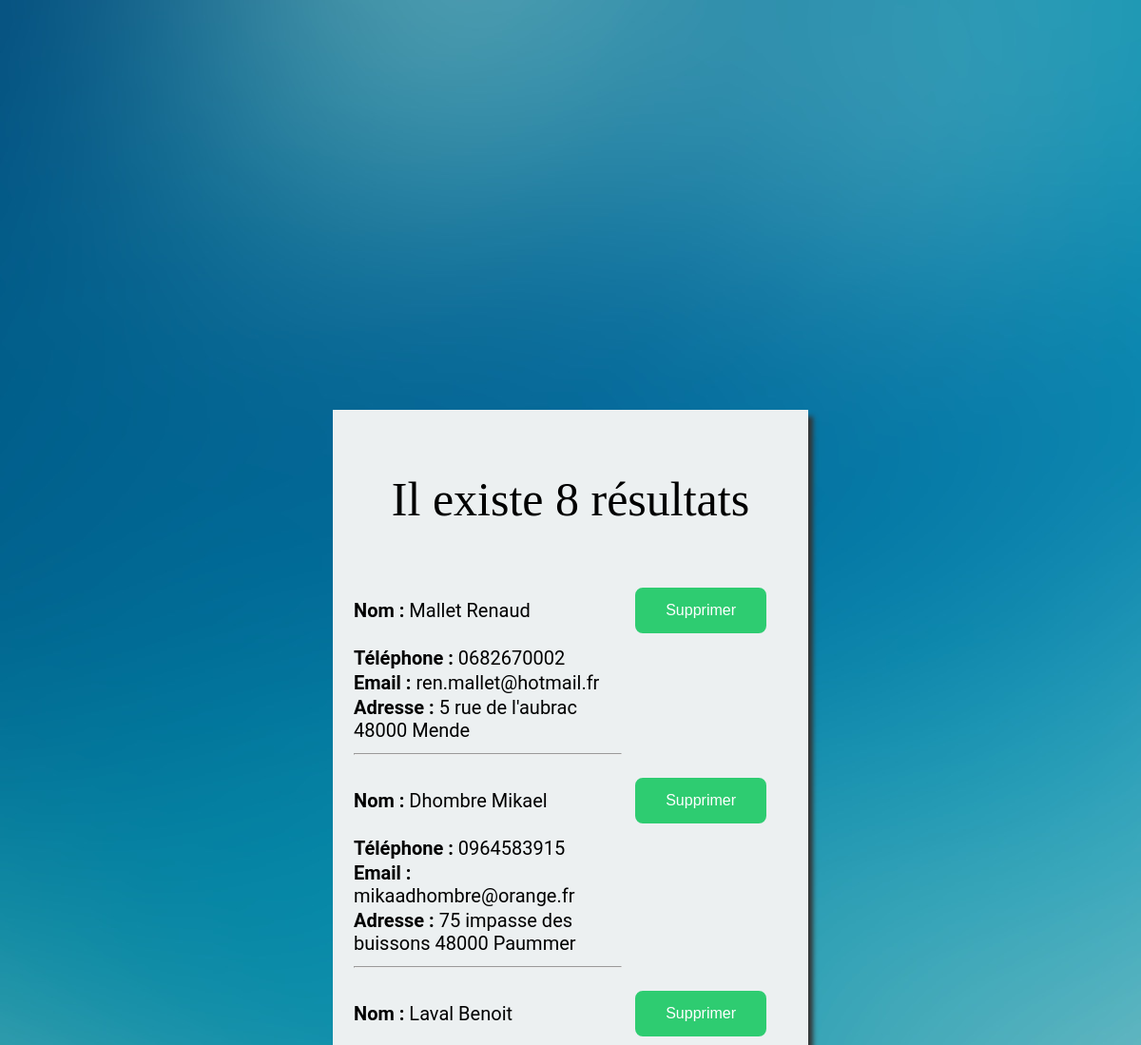
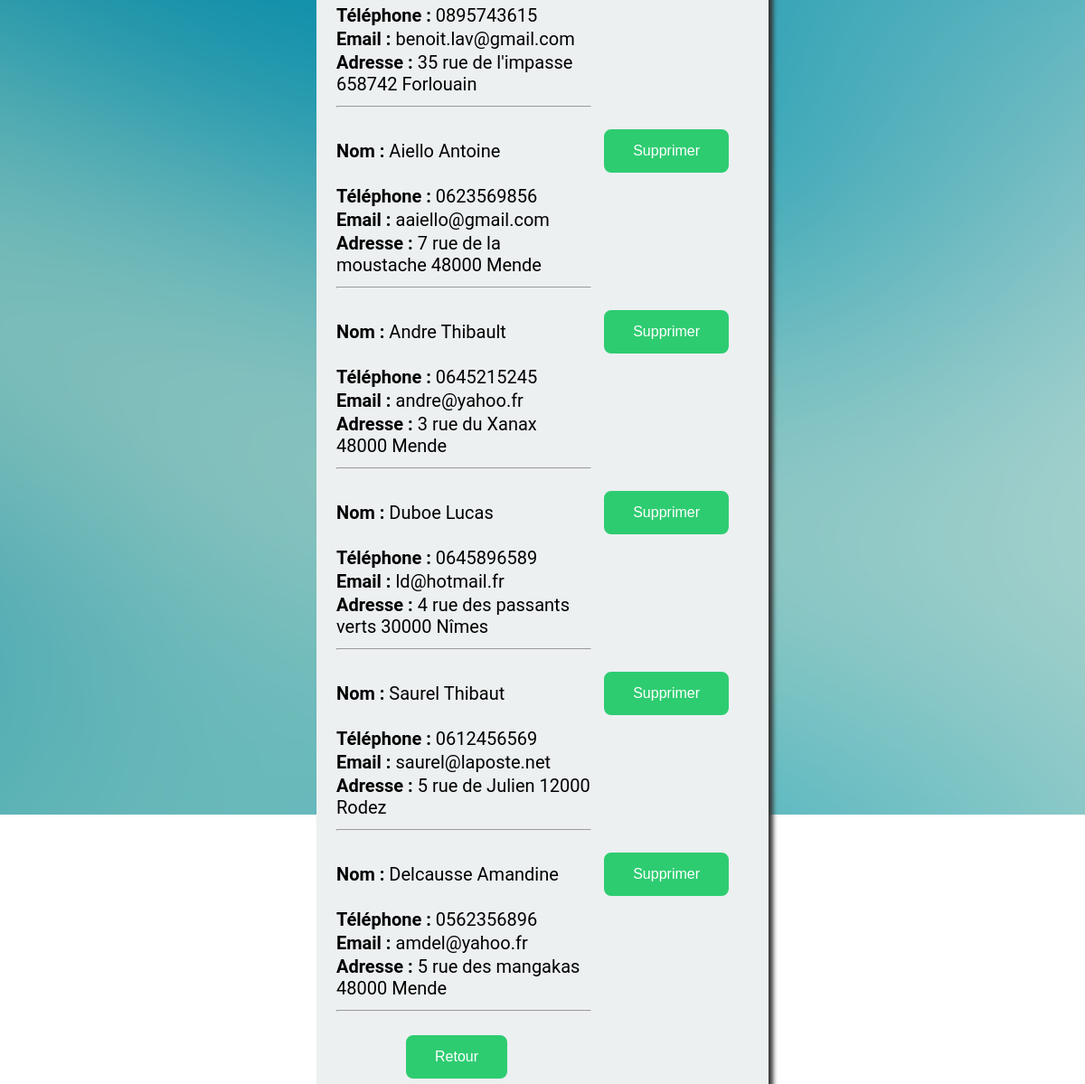
The app's page /resultat.php with its own data (2 pictures, top to bottom).
### tables this page shows
CREATE TABLE IF NOT EXISTS `personne` (
  `idP` int(11) NOT NULL AUTO_INCREMENT,
  `nomP` varchar(20) NOT NULL,
  `prenomP` varchar(20) NOT NULL,
  `rueP` varchar(50) NOT NULL,
  `cpP` varchar(20) NOT NULL,
  `villeP` varchar(20) NOT NULL,
  `mailP` varchar(50) NOT NULL,
  `telP` varchar(20) NOT NULL,
  PRIMARY KEY (`idP`)
);

### resultat.php (the view, shortened to what this page needs)
<!doctype html>
<html>
<head>
  <link rel="stylesheet" href="style.css">
</head>
<body>
	<div id="pagerecherche">
	<?php
		$dsn = "mysql:host=localhost;dbname=carnet;charset=UTF8";
		$user = 'root';
		$mdp = '';
		try {
			$bdd = new PDO($dsn, $user, $mdp);
			$bdd->setAttribute(PDO::ATTR_ERRMODE, PDO::ERRMODE_EXCEPTION);
		} catch (Exception $e) {
			die('Erreur : '.$e->getMessage());
		}
		$resultat = $_POST['rechercher'];
		try {
			$requete = $bdd->prepare("SELECT * FROM personne WHERE nomP LIKE :nom");
			$requete->execute(array(':nom' => $resultat.'%'));
		} catch (Exception $e) {
			die('Erreur : '.$e->getMessage());
		}
		$nbresultat = $requete->rowCount();
		if ($nbresultat <= 1) {
			echo "<p>Il existe $nbresultat résultat</p>";
		} else {
			echo "<p>Il existe $nbresultat résultats</p>";
		}
		if ($nbresultat != 0) {
			echo "<table id='tbr' width='90%'>";
			while ($data = $requete->fetch()) {
				echo "
					<tr>
						<td><strong>Nom : </strong>".$data['nomP']." ".$data['prenomP']."</td>
						<td><a href='supprimer.php?idP=".$data['idP']."'><button class='bt' type='button'>Supprimer</button></a></td>
					</tr>
					<tr><td><strong>Téléphone : </strong>".$data['telP']."</td></tr>
					<tr><td><strong>Email : </strong>".$data['mailP']."</td></tr>
					<tr><td><strong>Adresse : </strong>".$data['rueP']." ".$data['cpP']." ".$data['villeP']."</td></tr>
					<tr><td><hr></td></tr>
				";
			}
			echo "</table>";
		} else {
			echo "<p>Aucun résultat trouvé !</p>";
		}
		echo "
		<table id='tbs'>
			<tr>
				<td><a href='index.php'><button class='bt' type='button'>Retour</button></a></td>
			</tr>
		</table>
		";
	?>
	</div>
</body>
</html>

### style.css (style rules this page uses)
html { background-image: url(blfond.jpg); background-repeat: no-repeat; background-attachment: fixed; }
.bt { background-color: #2ecc71; border: none; color: white; padding: 15px 32px; text-align: center; text-decoration: none; display: inline-block; font-size: 16px; border-radius: 10px; margin: 10px; border: #ecf0f1 2px solid; }
#pagerecherche { position: absolute; left: 50%; top: 30%; width: 500px; padding-top: 15px; min-height: 520px; margin-left: -250px; margin-top: -258px; background-color: #ecf0f1; box-shadow: 5px 7px 5px 0px #343434; text-align: center; font-size: 17px; }
#pageaffiche p ,#pagerecherche p, #pagemodifvalide p { font-family: "carnet"; font-size: 50px; }
table td { padding: 0px; }
#tbr { text-align: left; font-family: Roboto; font-size: 20px; margin-left: 20px; }
#tbs { margin-left: 85px; }

### records on screen
personne: nomP "Mallet", prenomP "Renaud", telP "0682670002", mailP "ren.mallet@hotmail.fr", rueP "5 rue de l'aubrac", cpP "48000", villeP "Mende"
personne: nomP "Dhombre", prenomP "Mikael", telP "0964583915", mailP "mikaadhombre@orange.fr", rueP "75 impasse des buissons", cpP "48000", villeP "Paummer"
personne: nomP "Laval", prenomP "Benoit", telP "0895743615", mailP "benoit.lav@gmail.com", rueP "35 rue de l'impasse", cpP "658742", villeP "Forlouain"
personne: nomP "Aiello", prenomP "Antoine", telP "0623569856", mailP "aaiello@gmail.com", rueP "7 rue de la moustache", cpP "48000", villeP "Mende"
personne: nomP "Andre", prenomP "Thibault", telP "0645215245", mailP "andre@yahoo.fr", rueP "3 rue du Xanax", cpP "48000", villeP "Mende"
personne: nomP "Duboe", prenomP "Lucas", telP "0645896589", mailP "ld@hotmail.fr", rueP "4 rue des passants verts", cpP "30000", villeP "Nîmes"
personne: nomP "Saurel", prenomP "Thibaut", telP "0612456569", mailP "saurel@laposte.net", rueP "5 rue de Julien", cpP "12000", villeP "Rodez"
personne: nomP "Delcausse", prenomP "Amandine", telP "0562356896", mailP "amdel@yahoo.fr", rueP "5 rue des mangakas", cpP "48000", villeP "Mende"

### other values on screen
$nbresultat "8"
